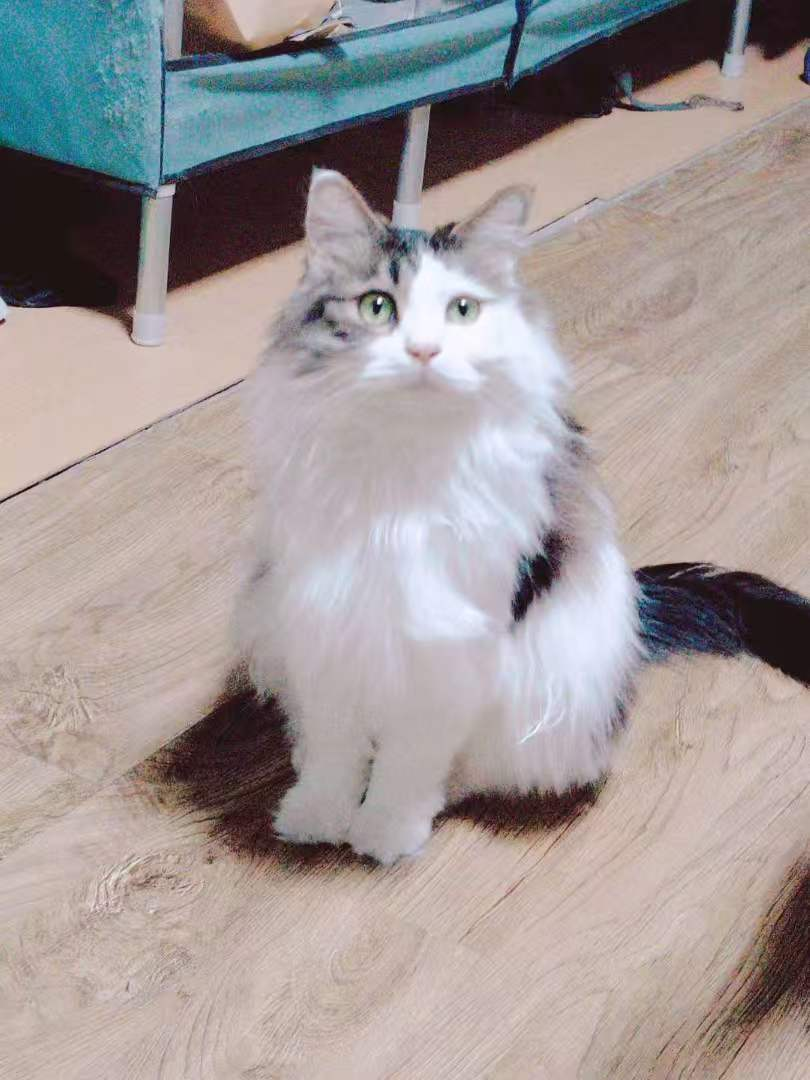
#> input picture services/appearance-generation/samples/建国2.jpg, 810 x 1080 px
$ python '皮肤数据分析.py' '../services/appearance-generation/samples/建国2.jpg'
#> lines starting #> are read from the running program, lines starting #| are printed output that depends on the picture
"""分析成品像素猫的皮肤数据：毛色（k-means）、花纹 patch、眼色。

输出到 output/pixel-motion-demo/v3/skin-data.json，供合成脚本使用。
工作层：512 逻辑像素网格（2048 成品图 = 512 网格 × 4 放大）。
"""
import json
import sys
from collections import Counter

import numpy as np
from PIL import Image

LOGICAL = 512  # 逻辑像素网格尺寸


def to_logical(img: Image.Image) -> np.ndarray:
    """把 2048 成品图降采样到 512 逻辑网格（4x4 块平均 = 逻辑像素色）。"""
    if img.width != LOGICAL:
        small = img.resize((LOGICAL, LOGICAL), Image.BOX)
    else:
        small = img
    return np.asarray(small.convert("RGBA")).astype(np.int16)


def kmeans_colors(pixels: np.ndarray, k: int, seed: int = 7) -> list[tuple[tuple[int, int, int], float]]:
    """手写 k-means，返回 [(rgb, 占比)]。pixels: Nx3 int16。"""
    rng = np.random.default_rng(seed)
    idx = rng.choice(len(pixels), size=min(k, len(pixels)), replace=False)
    centers = pixels[idx].astype(np.float64)
    for _ in range(30):
        dist = ((pixels[:, None, :] - centers[None, :, :]) ** 2).sum(axis=2)
        assign = dist.argmin(axis=1)
        new_centers = np.array(
            [pixels[assign == c].mean(axis=0) if np.any(assign == c) else centers[c] for c in range(k)]
        )
        if np.abs(new_centers - centers).max() < 0.5:
            centers = new_centers
            break
        centers = new_centers
    counts = Counter(assign.tolist())
    total = len(pixels)
    out = []
    for c in range(k):
        rgb = tuple(int(round(v)) for v in centers[c])
        out.append((rgb, counts.get(c, 0) / total))
    out.sort(key=lambda x: -x[1])
    return out


def main(path: str) -> None:
    img = Image.open(path).convert("RGBA")
    a = to_logical(img)
#> in to_logical, `small = img.resize((LOGICAL, LOGICAL), Image.BOX)`:
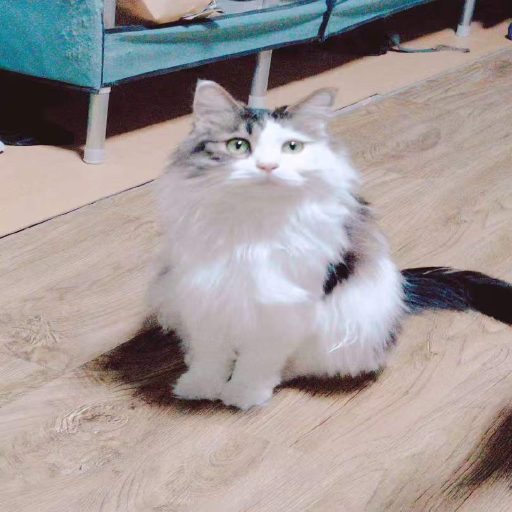
#> small: PIL image 512x512 RGBA; mean R, G, B, A 162.1, 153.2, 152.4, 255
    alpha = a[:, :, 3]
#> alpha: shape (512, 512) int16; every value is 255
    ys, xs = np.where(alpha > 0)
    if len(xs) == 0:
        print("!! 无主体")
        sys.exit(1)
    alpha_bbox = (int(xs.min()), int(ys.min()), int(xs.max()), int(ys.max()))
#> alpha_bbox = (0, 0, 511, 511)
    print(f"alphaBounds(512网格): L={alpha_bbox[0]} T={alpha_bbox[1]} R={alpha_bbox[2]} B={alpha_bbox[3]}")
#| alphaBounds(512网格): L=0 T=0 R=511 B=511
    print(f"主体尺寸: {alpha_bbox[2]-alpha_bbox[0]}x{alpha_bbox[3]-alpha_bbox[1]}")
#| 主体尺寸: 511x511

    # 主体像素（忽略半透明/边缘）
    mask = alpha > 128
#> mask: shape (512, 512) bool; every value is 1
    rgb = a[:, :, :3][mask]

    # 1) 毛色 k-means
    colors = kmeans_colors(rgb, 7)
#> in kmeans_colors, `idx = rng.choice(len(pixels), size=min(k, len(pixels)), replace=False)`: idx = [203340, 235196, 179350, 151594, 218536, 247695, 163861]
#> in kmeans_colors, `centers = pixels[idx].astype(np.float64)`: centers = [[194, 173, 168], [204, 187, 180], [49, 22, 29], [187, 167, 156], [206, 191, 184], [177, 161, 148], [178, 162, 149]]
#> in kmeans_colors, `counts = Counter(assign.tolist())`: counts = {5: 13861, 3: 37808, 0: 83861, 6: 9495, 1: 69210, 2: 33554, 4: 14355}
#> in kmeans_colors, `total = len(pixels)`: total = 262144
#> the loop in kmeans_colors, `for c in range(k):` made 7 passes
#> rgb on passes 1 to 7: (188, 173, 167), (202, 187, 184), (45, 30, 34), (161, 153, 151), (218, 222, 237), (65, 132, 148), (116, 99, 95)
#> after the loop in kmeans_colors, `for c in range(k):`: out = [((188, 173, 167), 0.32), ((202, 187, 184), 0.264), ((45, 30, 34), 0.128), ((161, 153, 151), 0.144), ((218, 222, 237), 0.0548), ((65, 132, 148), 0.0529), ((116, 99, 95), 0.0362)]
#> colors = [((188, 173, 167), 0.32), ((202, 187, 184), 0.264), ((161, 153, 151), 0.144), ((45, 30, 34), 0.128), ((218, 222, 237), 0.0548), ((65, 132, 148), 0.0529), ((116, 99, 95), 0.0362)]
    print("\n=== 毛色聚类（按占比） ===")
    for rgb_c, frac in colors:
        print(f"  #{rgb_c[0]:02X}{rgb_c[1]:02X}{rgb_c[2]:02X}  rgb{rgb_c}  占比 {frac:.1%}")
#> this loop made 7 passes
#> (rgb_c, frac) on passes 1 to 7: ((188, 173, 167), 0.32), ((202, 187, 184), 0.264), ((161, 153, 151), 0.144), ((45, 30, 34), 0.128), ((218, 222, 237), 0.0548), ((65, 132, 148), 0.0529), ((116, 99, 95), 0.0362)
#|   #BCADA7  rgb(188, 173, 167)  占比 32.0%
#|   #CABBB8  rgb(202, 187, 184)  占比 26.4%
#|   #A19997  rgb(161, 153, 151)  占比 14.4%
#|   #2D1E22  rgb(45, 30, 34)  占比 12.8%
#|   #DADEED  rgb(218, 222, 237)  占比 5.5%
#|   #418494  rgb(65, 132, 148)  占比 5.3%
#|   #74635F  rgb(116, 99, 95)  占比 3.6%

    # 2) 描边 = 最暗的簇（像素风深色轮廓）；主色 = 排除描边后占比最高的
    dark = [c for c in colors if sum(c[0]) < 200]
#> dark = [((45, 30, 34), 0.128)]
    outline_c = dark[0] if dark else colors[-1]
#> outline_c = ((45, 30, 34), 0.128)
    outline_rgb = np.array(outline_c[0])
#> outline_rgb = [45, 30, 34]
    fur = [c for c in colors if c[0] != outline_c[0]]
#> fur = [((188, 173, 167), 0.32), ((202, 187, 184), 0.264), ((161, 153, 151), 0.144), ((218, 222, 237), 0.0548), ((65, 132, 148), 0.0529), ((116, 99, 95), 0.0362)]
    main_c = fur[0] if fur else colors[0]
#> main_c = ((188, 173, 167), 0.32)
    main_rgb = np.array(main_c[0])
#> main_rgb = [188, 173, 167]
    print(f"\n描边色(最暗): {outline_rgb.tolist()} (占比 {outline_c[1]:.1%})")
#| 描边色(最暗): [45, 30, 34] (占比 12.8%)
    print(f"主毛色: {main_rgb.tolist()} (占比 {main_c[1]:.1%})")
#| 主毛色: [188, 173, 167] (占比 32.0%)

    # 3) 花纹 = 与主毛色显著不同、且非描边的像素（副色区域）
    dist_main = np.abs(rgb.astype(int) - main_rgb).sum(axis=1)
    dist_dark = np.abs(rgb.astype(int) - outline_rgb).sum(axis=1)
    pattern_pixels = rgb[(dist_main > 120) & (dist_dark > 150)]
    print(f"花纹候选像素数: {len(pattern_pixels)} / {len(rgb)}")
#| 花纹候选像素数: 29832 / 262144
    patch_rgba = None
    if len(pattern_pixels) > 800:
        pcolors = kmeans_colors(pattern_pixels, 3)
#> the loop in kmeans_colors (call 2), `for c in range(k):` made 3 passes
#> rgb on passes 1 to 3: (90, 122, 128), (233, 237, 251), (215, 220, 237)
#> pcolors = [((90, 122, 128), 0.664), ((233, 237, 251), 0.171), ((215, 220, 237), 0.165)]
        print("=== 花纹色 ===")
        for rgb_c, frac in pcolors:
            print(f"  #{rgb_c[0]:02X}{rgb_c[1]:02X}{rgb_c[2]:02X}  {frac:.1%}")
#> this loop made 3 passes
#> (rgb_c, frac) on passes 1 to 3: ((90, 122, 128), 0.664), ((233, 237, 251), 0.171), ((215, 220, 237), 0.165)
#|   #5A7A80  66.4%
#|   #E9EDFB  17.1%
#|   #D7DCED  16.5%
        # 裁花纹 patch：花纹像素质心区域（含一点毛色作过渡）
        ys_all, xs_all = np.where(mask)
        # 需要逐像素判断花纹
        pmask_flat = (dist_main > 120) & (dist_dark > 150)
        px, py = xs_all[pmask_flat], ys_all[pmask_flat]
        if len(px) > 50:
            cx, cy = int(np.median(px)), int(np.median(py))
#> cx = 266; cy = 153
            w = min(max(int((px.max() - px.min()) * 1.3), 48), 112)
#> w = 112
            h = min(max(int((py.max() - py.min()) * 1.3), 48), 112)
#> h = 112
            patch = a[
                max(0, cy - h // 2): min(LOGICAL, cy + h // 2),
                max(0, cx - w // 2): min(LOGICAL, cx + w // 2),
                :,
            ]
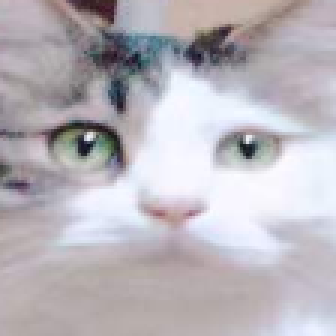
#> patch: shape (112, 112, 4) int16 (shown 3 times larger); mean R, G, B, A 185, 180.4, 186.9, 255
            patch_alpha = patch[:, :, 3]
#> patch_alpha: shape (112, 112) int16; every value is 255
            if patch_alpha.size > 0 and (patch_alpha > 128).mean() > 0.1:
                print(f"花纹 patch: 中心({cx},{cy}) 尺寸 {patch.shape[1]}x{patch.shape[0]} 非透明占比 {(patch_alpha>128).mean():.1%}")
#| 花纹 patch: 中心(266,153) 尺寸 112x112 非透明占比 100.0%
                patch_rgba = patch.astype(np.uint8)
                Image.fromarray(patch_rgba).save("output/pixel-motion-demo/v3/pattern-patch.png")
                print("已保存 output/pixel-motion-demo/v3/pattern-patch.png")
            else:
                print("花纹 patch 区域太稀疏，跳过")
        else:
            print("花纹像素太少，视为纯色")
    else:
        print("无显著花纹（纯色猫）")

    # 3) 眼色：在眼睛区域（模板 eyes bounds 映射到 512）找最暗的非描边像素
    # 眼睛区域近似：主体上部 1/3、水平中部 40%
    x0, y0, x1, y1 = alpha_bbox
#> x0 = 0; y0 = 0; x1 = 511; y1 = 511
    eye_zone = a[
        y0 + int((y1 - y0) * 0.18): y0 + int((y1 - y0) * 0.38),
        x0 + int((x1 - x0) * 0.3): x0 + int((x1 - x0) * 0.7),
        :,
    ]
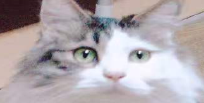
#> eye_zone: shape (103, 204, 4) int16; mean R, G, B, A 176.8, 168.9, 173.9, 255
    ez_mask = eye_zone[:, :, 3] > 128
#> ez_mask: shape (103, 204) bool; every value is 1
    ez_rgb = eye_zone[:, :, :3][ez_mask]
    if len(ez_rgb) > 50:
        # 眼睛 = 区域内最暗的 2% 像素的平均
        lum = ez_rgb.sum(axis=1)
        eye_px = ez_rgb[lum < np.percentile(lum, 5)]
#> eye_px = 1051 rows, first 8: [45, 22, 28], [45, 22, 28], [47, 24, 30], [48, 25, 31], [47, 24, 30], [44, 21, 27], [43, 20, 26], [43, 20, 26]
        if len(eye_px) > 3:
            eye_color = tuple(int(round(v)) for v in eye_px.mean(axis=0))
#> eye_color = (48, 26, 31)
        else:
            eye_color = tuple(int(v) for v in dark_rgb)
        print(f"\n眼色(眼部最暗5%): {eye_color}")
#| 眼色(眼部最暗5%): (48, 26, 31)
    else:
        eye_color = tuple(int(v) for v in dark_rgb)
        print(f"\n眼色: 默认 {eye_color}")

    # 4) 保存
    out = {
        "source": path,
        "logical": LOGICAL,
        "alphaBounds": alpha_bbox,
        "mainColor": tuple(int(v) for v in main_rgb),
        "outlineColor": tuple(int(v) for v in outline_rgb),
        "eyeColor": eye_color,
        "colors": [{"rgb": c[0], "share": round(c[1], 4)} for c in colors],
        "hasPattern": patch_rgba is not None,
    }
    os.makedirs("output/pixel-motion-demo/v3", exist_ok=True)
    with open("output/pixel-motion-demo/v3/skin-data.json", "w", encoding="utf-8") as f:
        json.dump(out, f, ensure_ascii=False, indent=2)
    print("\n已保存 output/pixel-motion-demo/v3/skin-data.json")


if __name__ == "__main__":
    import os

    main(sys.argv[1])

$ run again, on services/appearance-generation/samples/见过3.jpg
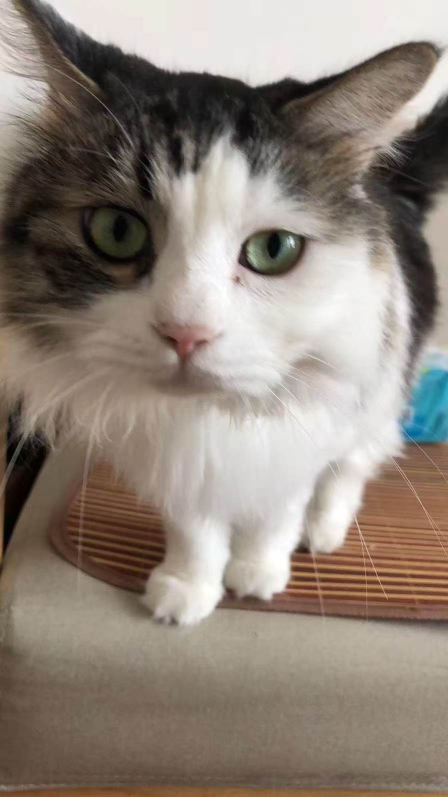
#> input picture services/appearance-generation/samples/见过3.jpg, 896 x 1594 px (shown at 1/2 size)
#> alpha: shape (512, 512) int16; every value is 255
#> alpha_bbox = (0, 0, 511, 511)
#| alphaBounds(512网格): L=0 T=0 R=511 B=511
#| 主体尺寸: 511x511
#> mask: shape (512, 512) bool; every value is 1
#> idx = [203340, 235196, 179350, 151594, 218536, 247695, 163861]
#> in kmeans_colors, `centers = pixels[idx].astype(np.float64)`: centers = [[166, 157, 140], [125, 107, 93], [55, 27, 13], [4, 3, 0], [174, 162, 146], [129, 117, 101], [8, 3, 0]]
#> counts = {4: 54123, 0: 29600, 5: 46280, 1: 48856, 2: 36762, 6: 25040, 3: 21483}
#> total = 262144
#> the loop in kmeans_colors, `for c in range(k):` made 7 passes
#> rgb on passes 1 to 7: (189, 181, 173), (128, 111, 95), (102, 82, 67), (30, 25, 22), (230, 227, 225), (154, 142, 128), (64, 52, 44)
#> after the loop in kmeans_colors, `for c in range(k):`: out = [((189, 181, 173), 0.113), ((128, 111, 95), 0.186), ((102, 82, 67), 0.14), ((30, 25, 22), 0.082), ((230, 227, 225), 0.206), ((154, 142, 128), 0.177), ((64, 52, 44), 0.0955)]
#> colors = [((230, 227, 225), 0.206), ((128, 111, 95), 0.186), ((154, 142, 128), 0.177), ((102, 82, 67), 0.14), ((189, 181, 173), 0.113), ((64, 52, 44), 0.0955), ((30, 25, 22), 0.082)]
#> the loop in main, `for rgb_c, frac in colors:` made 7 passes
#> (rgb_c, frac) on passes 1 to 7: ((230, 227, 225), 0.206), ((128, 111, 95), 0.186), ((154, 142, 128), 0.177), ((102, 82, 67), 0.14), ((189, 181, 173), 0.113), ((64, 52, 44), 0.0955), ((30, 25, 22), 0.082)
#> (printed output is left out)
#> dark = [((64, 52, 44), 0.0955), ((30, 25, 22), 0.082)]
#> outline_c = ((64, 52, 44), 0.0955)
#> outline_rgb = [64, 52, 44]
#> fur = [((230, 227, 225), 0.206), ((128, 111, 95), 0.186), ((154, 142, 128), 0.177), ((102, 82, 67), 0.14), ((189, 181, 173), 0.113), ((30, 25, 22), 0.082)]
#> main_c = ((230, 227, 225), 0.206)
#> main_rgb = [230, 227, 225]
#| 描边色(最暗): [64, 52, 44] (占比 9.6%)
#| 主毛色: [230, 227, 225] (占比 20.6%)
#| 花纹候选像素数: 104701 / 262144
#> the loop in kmeans_colors (call 2), `for c in range(k):` made 3 passes
#> rgb on passes 1 to 3: (131, 115, 100), (154, 142, 128), (180, 171, 161)
#> pcolors = [((131, 115, 100), 0.424), ((154, 142, 128), 0.355), ((180, 171, 161), 0.22)]
#> the loop in main, `for rgb_c, frac in pcolors:` made 3 passes
#> (rgb_c, frac) on passes 1 to 3: ((131, 115, 100), 0.424), ((154, 142, 128), 0.355), ((180, 171, 161), 0.22)
#> (printed output is left out)
#> cx = 273; cy = 344
#> w = 112
#> in main, `patch = a[ max(0, cy - h // 2): min(LOGICAL, cy + h // 2), max(0, cx -..`:
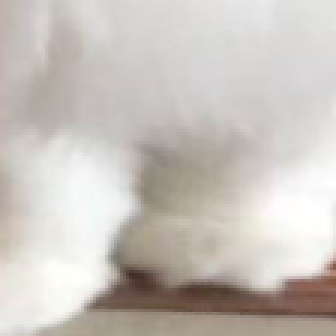
#> patch: shape (112, 112, 4) int16 (shown 3 times larger); mean R, G, B, A 200.8, 195.1, 189.5, 255
#> patch_alpha: shape (112, 112) int16; every value is 255
#| 花纹 patch: 中心(273,344) 尺寸 112x112 非透明占比 100.0%
#> x0 = 0; x1 = 511
#> in main, `eye_zone = a[ y0 + int((y1 - y0) * 0.18): y0 + int((y1 - y0) * 0.38), ..`:
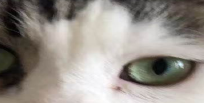
#> eye_zone: shape (103, 204, 4) int16; mean R, G, B, A 149.4, 143.4, 136.8, 255
#> ez_mask: shape (103, 204) bool; every value is 1
#> eye_px = 1051 rows, first 8: [23, 17, 17], [25, 19, 19], [23, 21, 25], [22, 20, 24], [23, 21, 25], [23, 21, 25], [20, 18, 22], [15, 13, 16]
#> eye_color = (18, 15, 13)
#| 眼色(眼部最暗5%): (18, 15, 13)
